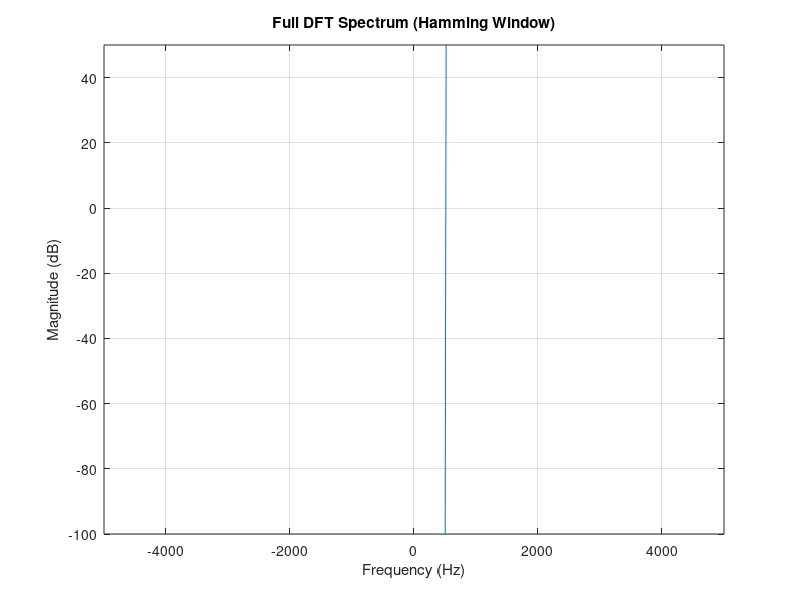
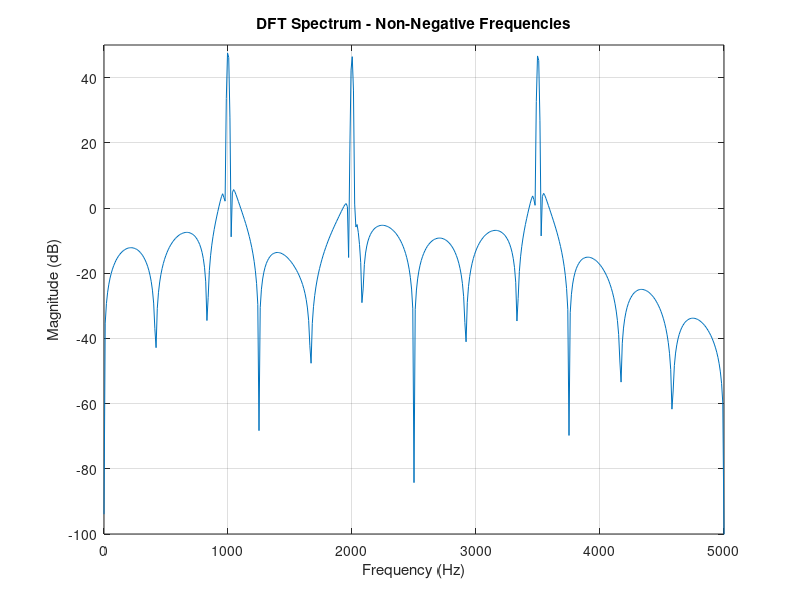
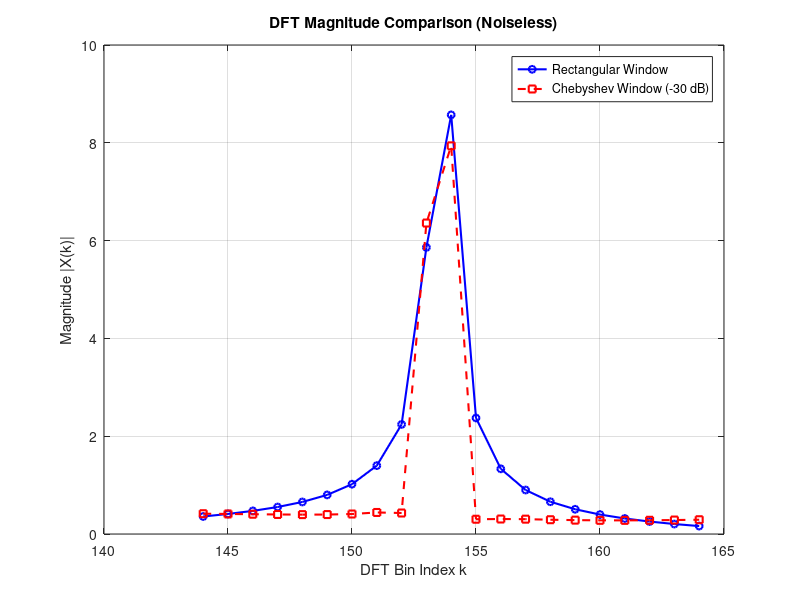
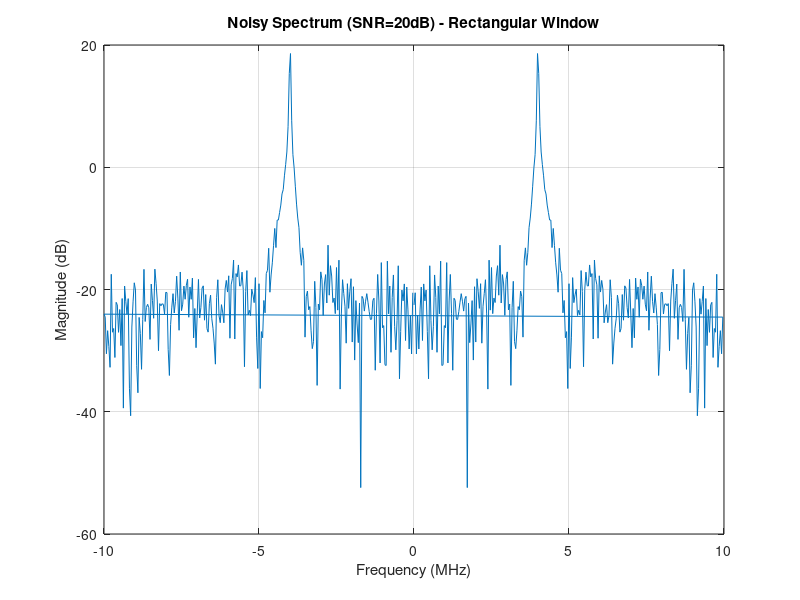

The MATLAB script that drew these images, in order:
% SPDX-License-Identifier: GNU AGPL-3.0-or-later
% Copyright (C) 2025 Kenneth Chan <kenc0728@gmail.com>
% Kenneth Chan

clc;
clear;
close all;
rng(388); 

a = [1, 0.8, 0.9];
phi = [pi/2; pi/3; -((2 * pi)/5)];
f = [1000; 2000; 3500]; % This is in Hz 
fs = 10000; 
M = 1000; 
N = 1024; 

% Hamming Window 
% Generate signal through the sum
t = (0:M-1)' / fs;
x = a(1)*cos(2*pi*f(1)*t + phi(1)) + a(2)*cos(2*pi*f(2)*t + phi(2)) + a(3)*cos(2*pi*f(3)*t + phi(3));

xw = x .* hamming(M);
X = fft(xw, N);
% Create frequency vector for plotting (-fs/2 to fs/2)
freq_vector = (-N/2 : N/2-1) * (fs / N);

% Plot the full magnitude spectrum
figure(1);
plot(freq_vector), 20*log10(abs(fftshift(X)));
title('Full DFT Spectrum (Hamming Window)');
xlabel('Frequency (Hz)');
ylabel('Magnitude (dB)');
grid on;
axis([-fs/2 fs/2 -100 50]);
disp('Plot 1: Full DFT spectrum generated.');

% Plot the non-negative frequency spectrum
figure(2);
freq_pos = (0:N/2) * (fs/N);
plot(freq_pos, 20*log10(abs(X(1:N/2+1))));
title('DFT Spectrum - Non-Negative Frequencies');
xlabel('Frequency (Hz)');
ylabel('Magnitude (dB)');
grid on;
axis([0 fs/2 -100 50]);

fprintf('\n\n\n'); % Spacer

% Part 3: Calculate peak index 
disp('Peak Index Calculation');
k1 = round(f(1) * N / fs);
k2 = round(f(2) * N / fs);
k3 = round(f(3) * N / fs);

fprintf('For f1 = %.1f kHz, peaks are at k = %d and N-k = %d\n', f(1)/1000, k1, N-k1);
fprintf('For f2 = %.1f kHz, peaks are at k = %d and N-k = %d\n', f(2)/1000, k2, N-k2);
fprintf('For f3 = %.1f kHz, peaks are at k = %d and N-k = %d\n', f(3)/1000, k3, N-k3);
fprintf('All six positive indices are: %d, %d, %d, %d, %d, %d\n', ...
        k1, k2, k3, N-k3, N-k2, N-k1);

fprintf('\n\n');


% New parameters
fs2 = 20e6;     % 20 MHz
f2 = 6e6;    % 6 MHz
M2 = 500;       % Samples
N2 = 512;       % DFT size

% Bin Space Calculation
delta_f = fs2 / N2;
fprintf('(a) The bin spacing is: %.1f Hz\n\n', delta_f);

% Peak Indices
k0_exact = f2 * N2 / fs2;
k0 = round(k0_exact);
k_neg = N2 - k0;
fprintf('(b) The theoretical peak is at k = %.2f.\n', k0_exact);
fprintf('    The closest integer indices are k = %d and k = %d.\n\n', k0, k_neg);

% DFT Comparison: Rectangular vs. Chebyshev
disp('Part (c)');
% Generate signal
t2 = (0:M2-1)' / fs2;
x2 = cos(2*pi*f2*t2);

w_rect = rectwin(M2);
w_rect = w_rect / norm(w_rect);
w_cheb = chebwin(M2, 30); % 30 dB peak sidelobe level
w_cheb = w_cheb / norm(w_cheb);

% Apply windows and compute DFTs
X_rect = fft(x2 .* w_rect, N2);
X_cheb = fft(x2 .* w_cheb, N2);

% Zoomed-in plot
k_range = (k0 - 10) : (k0 + 10);
figure(3);
plot(k_range, abs(X_rect(k_range + 1)), 'b-o', 'LineWidth', 1.5, 'MarkerSize', 5);
hold on;
plot(k_range, abs(X_cheb(k_range + 1)), 'r--s', 'LineWidth', 1.5, 'MarkerSize', 5);
hold off;
title('DFT Magnitude Comparison (Noiseless)');
xlabel('DFT Bin Index k');
ylabel('Magnitude |X(k)|');
legend('Rectangular Window', 'Chebyshev Window (-30 dB)');
grid on;
disp('Plot 3: Zoomed-in comparison of Rectangular vs. Chebyshev windows generated.');
fprintf('\n');

% Analysis with AWGN
disp('(d) Analyzing signals with 20 dB SNR...');
P_signal = 0.5;
% Calculate noise power for 20 dB SNR
SNR_dB = 20;
P_noise = P_signal / (10^(SNR_dB / 10));
sigma = sqrt(P_noise);

% Generate noise and add to signal
noise = sigma * randn(M2, 1);
x2_noisy = x2 + noise;

% Apply windows 
X_rect_noisy = fft(x2_noisy .* w_rect, N2);
X_cheb_noisy = fft(x2_noisy .* w_cheb, N2);

% Plot full spectrum for Rect
freq2 = (-N2/2 : N2/2-1) * (fs2 / N2);
figure(4);
plot(fftshift(freq2)/1e6, 20*log10(abs(fftshift(X_rect_noisy))));
title('Noisy Spectrum (SNR=20dB) - Rectangular Window');
xlabel('Frequency (MHz)');
ylabel('Magnitude (dB)');
grid on;

% Plot full spectrum for Chebyshev window
figure(5);
plot(fftshift(freq2)/1e6, 20*log10(abs(fftshift(X_cheb_noisy))));
title('Noisy Spectrum (SNR=20dB) - Chebyshev Window');
xlabel('Frequency (MHz)');
ylabel('Magnitude (dB)');
grid on;

% Final superimposed zoomed graph with frequency in Hertz
figure(6);
freq_range_Hz = k_range * delta_f;
plot(freq_range_Hz/1e6, 20*log10(abs(X_rect_noisy(k_range + 1))), 'b-o', 'LineWidth', 1.5);
hold on;
plot(freq_range_Hz/1e6, 20*log10(abs(X_cheb_noisy(k_range + 1))), 'r--s', 'LineWidth', 1.5);
hold off;
title('Zoomed-in Noisy DFTs (SNR=20dB)');
xlabel('Frequency (MHz)');
ylabel('Magnitude (dB)');
legend('Rectangular', 'Chebyshev');
grid on;
